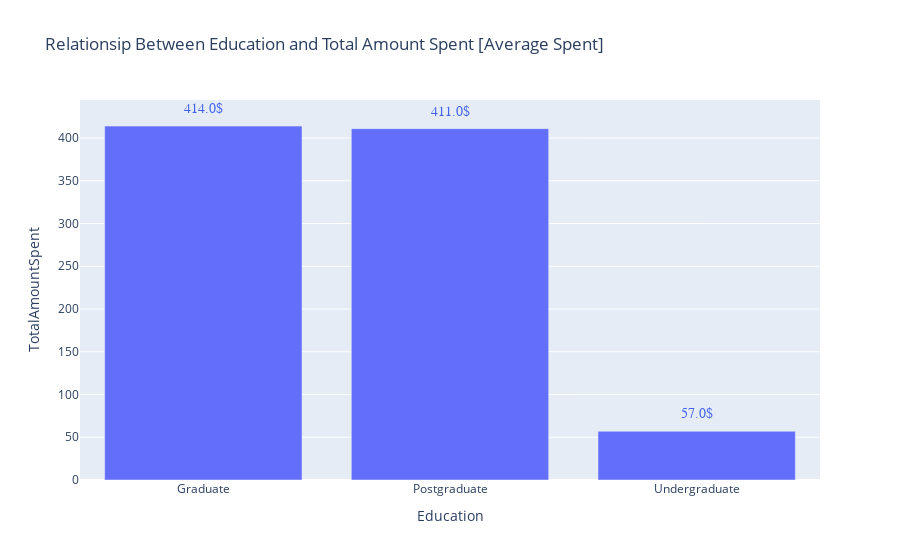

The cell this chart's notebook holds for it:
### Markdown cell above
## Education VS Total Amount Spent

### Code cell
mask = df.groupby("Education")["TotalAmountSpent"].median()
mask = mask.reset_index()
fig = px.bar(data_frame=mask, x="Education", y="TotalAmountSpent", height=500,
            title = "Relationsip Between Education and Total Amount Spent [Average Spent]")

annotation = []
for x, y in zip(mask["Education"], mask["TotalAmountSpent"]):
    annotation.append(
        dict(x=x, y=y +20,
             text=str(round(y, 2)) + '$',
             font=dict(family='Arial', size=14, color='rgb(66, 99, 236)'), showarrow=False)
    )
fig.update_xaxes(categoryorder='array', categoryarray= order)
fig.update_layout(annotations=annotation)
fig.show()

### Figure 1 — Plotly figure (JSON) as saved in the notebook; plotly's stock layout.template omitted (floating-point values rounded to 4 significant figures)
{"data": [{"alignmentgroup": "True", "hovertemplate": "Education=%{x}<br>TotalAmountSpent=%{y}<extra></extra>", "legendgroup": "", "marker": {"color": "#636efa", "pattern": {"shape": ""}}, "name": "", "offsetgroup": "", "orientation": "v", "showlegend": false, "textposition": "auto", "type": "bar", "x": ["Graduate", "Postgraduate", "Undergraduate"], "xaxis": "x", "y": [414, 411, 57], "yaxis": "y"}], "layout": {"annotations": [{"font": {"color": "rgb(66, 99, 236)", "family": "Arial", "size": 14}, "showarrow": false, "text": "414.0$", "x": "Graduate", "y": 434}, {"font": {"color": "rgb(66, 99, 236)", "family": "Arial", "size": 14}, "showarrow": false, "text": "411.0$", "x": "Postgraduate", "y": 431}, {"font": {"color": "rgb(66, 99, 236)", "family": "Arial", "size": 14}, "showarrow": false, "text": "57.0$", "x": "Undergraduate", "y": 77}], "autosize": true, "barmode": "relative", "legend": {"tracegroupgap": 0}, "title": {"text": "Relationsip Between Education and Total Amount Spent [Average Spent]"}, "xaxis": {"anchor": "y", "autorange": true, "categoryarray": ["21-30", "31-40", "41-50", "51-60", "61-70", "71-80", ">80"], "categoryorder": "array", "domain": [0, 1], "range": [6.5, 9.5], "title": {"text": "Education"}, "type": "category"}, "yaxis": {"anchor": "x", "autorange": true, "domain": [0, 1], "range": [0, 448], "title": {"text": "TotalAmountSpent"}, "type": "linear"}}}
